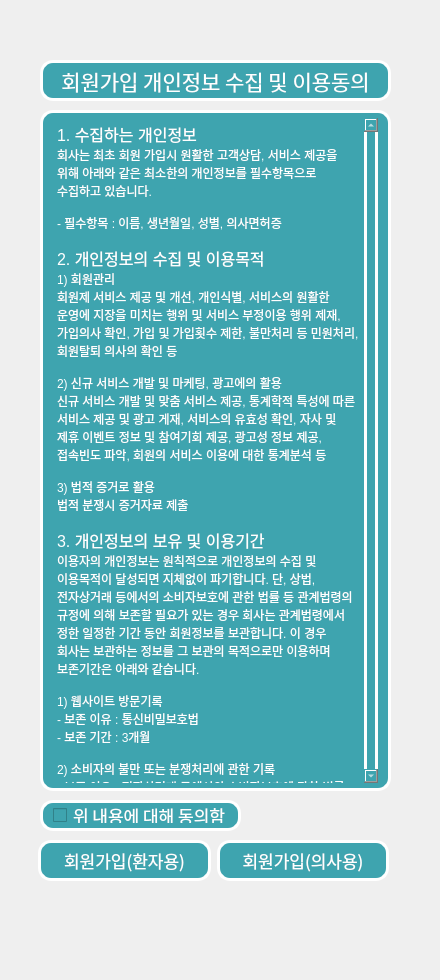
   <widget class="QWidget" name="join_choice">
    <widget class="QLabel" name="label_Login_Wallpapers_2">
     <property name="geometry">
      <rect>
       <x>0</x>
       <y>0</y>
       <width>431</width>
       <height>971</height>
      </rect>
     </property>
     <property name="font">
      <font>
       <pointsize>8</pointsize>
      </font>
     </property>
     <property name="styleSheet">
      <string notr="true">background-image: url(:/new/prefix1/resources/Dream Whale_.png);</string>
     </property>
     <property name="text">
      <string/>
     </property>
    </widget>
    <widget class="QLabel" name="join_label">
     <property name="geometry">
      <rect>
       <x>40</x>
       <y>60</y>
       <width>351</width>
       <height>41</height>
      </rect>
     </property>
     <property name="font">
      <font>
       <family>Gaegu</family>
       <pointsize>16</pointsize>
       <bold>false</bold>
      </font>
     </property>
     <property name="styleSheet">
      <string notr="true">color: rgb(255, 255, 255);
background-color: rgb(62, 164, 175);
border: 3px solid rgb(255, 255, 255);
border-radius: 13px; 
padding: 5px 10px; </string>
     </property>
     <property name="text">
      <string>회원가입 개인정보 수집 및 이용동의</string>
     </property>
     <property name="alignment">
      <set>Qt::AlignCenter</set>
     </property>
    </widget>
    <widget class="QTextBrowser" name="textBrowser">
     <property name="geometry">
      <rect>
       <x>40</x>
       <y>110</y>
       <width>351</width>
       <height>681</height>
      </rect>
     </property>
     <property name="styleSheet">
      <string notr="true">color: rgb(255, 255, 255);
background-color: rgb(62, 164, 175);
border: 3px solid rgb(255, 255, 255);
border-radius: 13px; 
padding: 5px 10px; </string>
     </property>
     <property name="html">
      <string>&lt;!DOCTYPE HTML PUBLIC &quot;-//W3C//DTD HTML 4.0//EN&quot; &quot;http://www.w3.org/TR/REC-html40/strict.dtd&quot;&gt;
&lt;html&gt;&lt;head&gt;&lt;meta name=&quot;qrichtext&quot; content=&quot;1&quot; /&gt;&lt;meta charset=&quot;utf-8&quot; /&gt;&lt;style type=&quot;text/css&quot;&gt;
p, li { white-space: pre-wrap; }
hr { height: 1px; border-width: 0; }
li.unchecked::marker { content: &quot;\2610&quot;; }
li.checked::marker { content: &quot;\2612&quot;; }
&lt;/style&gt;&lt;/head&gt;&lt;body style=&quot; font-family:'맑은 고딕'; font-size:9pt; font-weight:400; font-style:normal;&quot;&gt;
&lt;p style=&quot; margin-top:0px; margin-bottom:0px; margin-left:0px; margin-right:0px; -qt-block-indent:0; text-indent:0px;&quot;&gt;&lt;span style=&quot; font-size:12pt;&quot;&gt;1. 수집하는 개인정보&lt;/span&gt;&lt;/p&gt;
&lt;p style=&quot; margin-top:0px; margin-bottom:0px; margin-left:0px; margin-right:0px; -qt-block-indent:0; text-indent:0px;&quot;&gt;회사는 최초 회원 가입시 원활한 고객상담, 서비스 제공을 위해 아래와 같은 최소한의 개인정보를 필수항목으로 수집하고 있습니다.&lt;/p&gt;
&lt;p style=&quot;-qt-paragraph-type:empty; margin-top:0px; margin-bottom:0px; margin-left:0px; margin-right:0px; -qt-block-indent:0; text-indent:0px;&quot;&gt;&lt;br /&gt;&lt;/p&gt;
&lt;p style=&quot; margin-top:0px; margin-bottom:0px; margin-left:0px; margin-right:0px; -qt-block-indent:0; text-indent:0px;&quot;&gt;- 필수항목 : 이름, 생년월일, 성별, 의사면허증&lt;/p&gt;
&lt;p style=&quot;-qt-paragraph-type:empty; margin-top:0px; margin-bottom:0px; margin-left:0px; margin-right:0px; -qt-block-indent:0; text-indent:0px;&quot;&gt;&lt;br /&gt;&lt;/p&gt;
&lt;p style=&quot; margin-top:0px; margin-bottom:0px; margin-left:0px; margin-right:0px; -qt-block-indent:0; text-indent:0px;&quot;&gt;&lt;span style=&quot; font-size:12pt;&quot;&gt;2. 개인정보의 수집 및 이용목적&lt;/span&gt;&lt;/p&gt;
&lt;p style=&quot; margin-top:0px; margin-bottom:0px; margin-left:0px; margin-right:0px; -qt-block-indent:0; text-indent:0px;&quot;&gt;1) 회원관리 &lt;/p&gt;
&lt;p style=&quot; margin-top:0px; margin-bottom:0px; margin-left:0px; margin-right:0px; -qt-block-indent:0; text-indent:0px;&quot;&gt;회원제 서비스 제공 및 개선, 개인식별, 서비스의 원활한 운영에 지장을 미치는 행위 및 서비스 부정이용 행위 제재, 가입의사 확인, 가입 및 가입횟수 제한, 불만처리 등 민원처리, 회원탈퇴 의사의 확인 등&lt;/p&gt;
&lt;p style=&quot;-qt-paragraph-type:empty; margin-top:0px; margin-bottom:0px; margin-left:0px; margin-right:0px; -qt-block-indent:0; text-indent:0px;&quot;&gt;&lt;br /&gt;&lt;/p&gt;
&lt;p style=&quot; margin-top:0px; margin-bottom:0px; margin-left:0px; margin-right:0px; -qt-block-indent:0; text-indent:0px;&quot;&gt;2) 신규 서비스 개발 및 마케팅, 광고에의 활용&lt;/p&gt;
&lt;p style=&quot; margin-top:0px; margin-bottom:0px; margin-left:0px; margin-right:0px; -qt-block-indent:0; text-indent:0px;&quot;&gt;신규 서비스 개발 및 맞춤 서비스 제공, 통계학적 특성에 따른 서비스 제공 및 광고 게재, 서비스의 유효성 확인, 자사 및 제휴 이벤트 정보 및 참여기회 제공, 광고성 정보 제공, 접속빈도 파악, 회원의 서비스 이용에 대한 통계분석 등&lt;/p&gt;
&lt;p style=&quot;-qt-paragraph-type:empty; margin-top:0px; margin-bottom:0px; margin-left:0px; margin-right:0px; -qt-block-indent:0; text-indent:0px;&quot;&gt;&lt;br /&gt;&lt;/p&gt;
&lt;p style=&quot; margin-top:0px; margin-bottom:0px; margin-left:0px; margin-right:0px; -qt-block-indent:0; text-indent:0px;&quot;&gt;3) 법적 증거로 활용&lt;/p&gt;
&lt;p style=&quot; margin-top:0px; margin-bottom:0px; margin-left:0px; margin-right:0px; -qt-block-indent:0; text-indent:0px;&quot;&gt;법적 분쟁시 증거자료 제출 &lt;/p&gt;
&lt;p style=&quot;-qt-paragraph-type:empty; margin-top:0px; margin-bottom:0px; margin-left:0px; margin-right:0px; -qt-block-indent:0; text-indent:0px;&quot;&gt;&lt;br /&gt;&lt;/p&gt;
&lt;p style=&quot; margin-top:0px; margin-bottom:0px; margin-left:0px; margin-right:0px; -qt-block-indent:0; text-indent:0px;&quot;&gt;&lt;span style=&quot; font-size:12pt;&quot;&gt;3. 개인정보의 보유 및 이용기간&lt;/span&gt;&lt;/p&gt;
&lt;p style=&quot; margin-top:0px; margin-bottom:0px; margin-left:0px; margin-right:0px; -qt-block-indent:0; text-indent:0px;&quot;&gt;이용자의 개인정보는 원칙적으로 개인정보의 수집 및 이용목적이 달성되면 지체없이 파기합니다. 단, 상법, 전자상거래 등에서의 소비자보호에 관한 법률 등 관계법령의 규정에 의해 보존할 필요가 있는 경우 회사는 관계법령에서 정한 일정한 기간 동안 회원정보를 보관합니다. 이 경우 회사는 보관하는 정보를 그 보관의 목적으로만 이용하며 보존기간은 아래와 같습니다. &lt;/p&gt;
&lt;p style=&quot;-qt-paragraph-type:empty; margin-top:0px; margin-bottom:0px; margin-left:0px; margin-right:0px; -qt-block-indent:0; text-indent:0px;&quot;&gt;&lt;br /&gt;&lt;/p&gt;
&lt;p style=&quot; margin-top:0px; margin-bottom:0px; margin-left:0px; margin-right:0px; -qt-block-indent:0; text-indent:0px;&quot;&gt;1) 웹사이트 방문기록 &lt;/p&gt;
&lt;p style=&quot; margin-top:0px; margin-bottom:0px; margin-left:0px; margin-right:0px; -qt-block-indent:0; text-indent:0px;&quot;&gt;- 보존 이유 : 통신비밀보호법&lt;/p&gt;
&lt;p style=&quot; margin-top:0px; margin-bottom:0px; margin-left:0px; margin-right:0px; -qt-block-indent:0; text-indent:0px;&quot;&gt;- 보존 기간 : 3개월&lt;/p&gt;
&lt;p style=&quot;-qt-paragraph-type:empty; margin-top:0px; margin-bottom:0px; margin-left:0px; margin-right:0px; -qt-block-indent:0; text-indent:0px;&quot;&gt;&lt;br /&gt;&lt;/p&gt;
&lt;p style=&quot; margin-top:0px; margin-bottom:0px; margin-left:0px; margin-right:0px; -qt-block-indent:0; text-indent:0px;&quot;&gt;2) 소비자의 불만 또는 분쟁처리에 관한 기록&lt;/p&gt;
&lt;p style=&quot; margin-top:0px; margin-bottom:0px; margin-left:0px; margin-right:0px; -qt-block-indent:0; text-indent:0px;&quot;&gt;- 보존 이유 : 전자상거래 등에서의 소비자보호에 관한 법률&lt;/p&gt;
&lt;p style=&quot; margin-top:0px; margin-bottom:0px; margin-left:0px; margin-right:0px; -qt-block-indent:0; text-indent:0px;&quot;&gt;- 보존 기간 : 3개월&lt;/p&gt;&lt;/body&gt;&lt;/html&gt;</string>
     </property>
    </widget>
    <widget class="QCheckBox" name="checkBox">
     <property name="geometry">
      <rect>
       <x>40</x>
       <y>800</y>
       <width>201</width>
       <height>31</height>
      </rect>
     </property>
     <property name="font">
      <font>
       <family>Gaegu</family>
       <pointsize>13</pointsize>
      </font>
     </property>
     <property name="styleSheet">
      <string notr="true">color: rgb(255, 255, 255);
background-color: rgb(62, 164, 175);
border: 3px solid rgb(255, 255, 255);
border-radius: 13px; 
padding: 5px 10px; </string>
     </property>
     <property name="text">
      <string>위 내용에 대해 동의함</string>
     </property>
    </widget>
    <widget class="QPushButton" name="Back_1">
     <property name="geometry">
      <rect>
       <x>10</x>
       <y>10</y>
       <width>50</width>
       <height>50</height>
      </rect>
     </property>
     <property name="styleSheet">
      <string notr="true">image: url(:/new/prefix1/resources/back.png);</string>
     </property>
     <property name="text">
      <string/>
     </property>
     <property name="flat">
      <bool>true</bool>
     </property>
    </widget>
    <widget class="QWidget" name="horizontalLayoutWidget_14">
     <property name="geometry">
      <rect>
       <x>38</x>
       <y>840</y>
       <width>351</width>
       <height>41</height>
      </rect>
     </property>
     <layout class="QHBoxLayout" name="horizontalLayout_14">
      <item>
       <widget class="QPushButton" name="join_patient_Btn">
        <property name="font">
         <font>
          <family>Gaegu</family>
          <pointsize>13</pointsize>
         </font>
        </property>
        <property name="styleSheet">
         <string notr="true">color: rgb(255, 255, 255);
background-color: rgb(62, 164, 175);
border: 3px solid rgb(255, 255, 255);
border-radius: 13px; 
padding: 5px 10px; </string>
        </property>
        <property name="text">
         <string>회원가입(환자용)</string>
        </property>
        <property name="flat">
         <bool>true</bool>
        </property>
       </widget>
      </item>
      <item>
       <widget class="QPushButton" name="join_doctor_Btn">
        <property name="font">
         <font>
          <family>Gaegu</family>
          <pointsize>13</pointsize>
         </font>
        </property>
        <property name="styleSheet">
         <string notr="true">color: rgb(255, 255, 255);
background-color: rgb(62, 164, 175);
border: 3px solid rgb(255, 255, 255);
border-radius: 13px; 
padding: 5px 10px; </string>
        </property>
        <property name="text">
         <string>회원가입(의사용)</string>
        </property>
        <property name="flat">
         <bool>true</bool>
        </property>
       </widget>
      </item>
     </layout>
    </widget>
    <zorder>label_Login_Wallpapers_2</zorder>
    <zorder>join_label</zorder>
    <zorder>textBrowser</zorder>
    <zorder>checkBox</zorder>
    <zorder>horizontalLayoutWidget_14</zorder>
    <zorder>Back_1</zorder>
   </widget>
